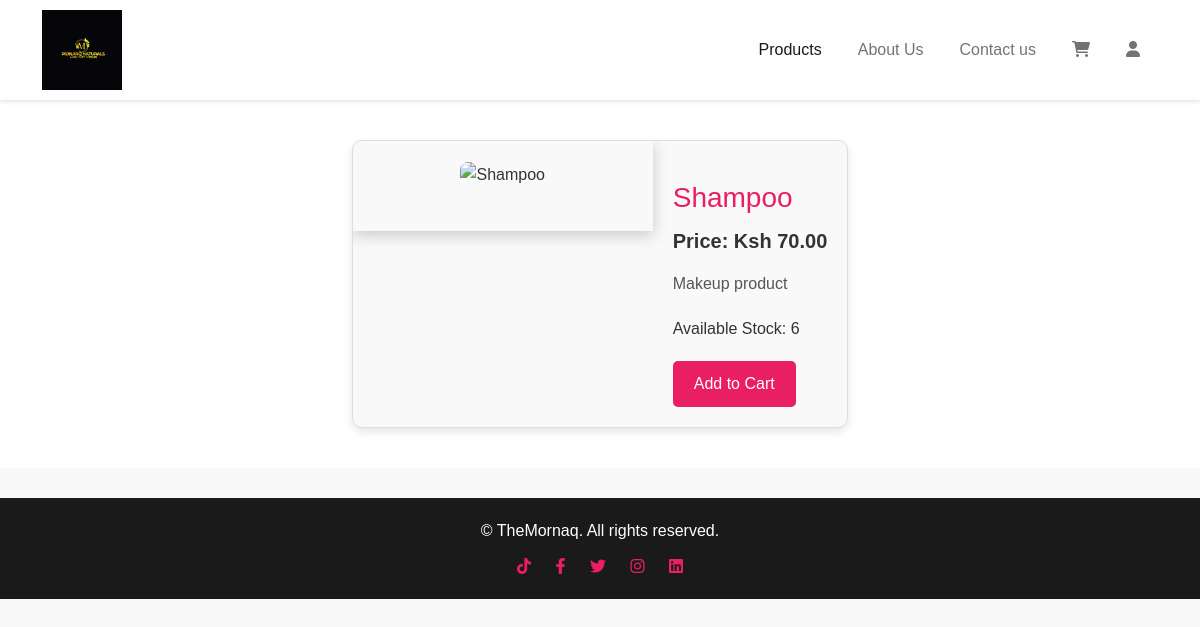
The page /product/9/ on the database its author committed.
### Estore/models.py (models this page shows, shortened)
class Product(models.Model):
    name = models.CharField(max_length=120)
    description = models.TextField()
    price = models.DecimalField(max_digits=10, decimal_places=2)
    stock = models.IntegerField()
    image = models.ImageField(upload_to='Estore/files/products_images')

### Estore/views.py (the view)
# urls.py: path('product/<int:product_id>/', views.product_detail, name='product_detail'),
def product_detail(request, product_id):
    product = get_object_or_404(Product, id=product_id)
    return render(request, 'product_detail.html', {'product': product})

### Estore/templates/product_detail.html
{% extends 'base.html' %}
{% block content %}
<section class="product-detail-section">
    <div class="product-detail-container">
        <div class="product-image">
            <img src="{{ product.image.url }}" alt="{{ product.name }}">
        </div>
        <div class="product-info">
            <h1>{{ product.name }}</h1>
            <p class="price">Price: Ksh {{ product.price }}</p>
            <p class="description">{{ product.description }}</p>
            <p class="stock">Available Stock: {{ product.stock }}</p>
            {% if product.stock > 0 %}
            <a href="{% url 'add_to_cart' product.id %}" class="btn">Add to Cart</a>
            {% else %}
            <p class="out-of-stock">Out of Stock</p>
            {% endif %}
        </div>
    </div>
</section>
{% endblock %}

### Estore/static/css/style.css (style rules this page uses)
* { margin: 0; padding: 0; }
body { font-family: 'Arial', sans-serif; line-height: 1.6; background-color: #f7eeee; color: #333; font-family: 'Segoe UI', Tahoma, Geneva, Verdana, sans-serif; }
.product-detail-section { padding: 40px 20px; background-color: #fff; display: flex; justify-content: center; }
.product-detail-container { display: flex; flex-wrap: wrap; max-width: 900px; background: #f9f9f9; border: 1px solid #ddd; border-radius: 10px; overflow: hidden; box-shadow: 0 4px 8px rgba(0, 0, 0, 0.1); }
.product-image { flex: 1; min-width: 300px; padding: 20px; text-align: center; }
.product-image img { max-width: 100%; border-radius: 8px; }
.product-info { flex: 2; padding: 20px; }
.product-info h1 { font-size: 28px; margin-bottom: 10px; color: #e91e63; }
.product-info .price { font-size: 20px; color: #333; font-weight: bold; margin-bottom: 15px; }
.product-info .description { margin-bottom: 20px; font-size: 16px; color: #555; line-height: 1.5; }
.product-info .stock { margin-bottom: 20px; font-size: 16px; color: #333; }
.product-info .btn { display: inline-block; background-color: #e91e63; color: #fff; padding: 10px 20px; border-radius: 5px; text-decoration: none; font-size: 16px; transition: background-color 0.3s ease; }
@media (min-width: 769px) { .product-detail-container { display: flex; flex-direction: row; align-items: flex-start; } }
@media (min-width: 769px) { .product-image { width: 40%; padding: 20px; } }
@media (min-width: 769px) { .product-info { width: 60%; padding: 20px; text-align: left; margin-top: 20px; } }
@media (min-width: 769px) { .product-info h1 { font-size: 28px; } }
@media (min-width: 769px) { .product-info .price { font-size: 20px; } }
@media (min-width: 769px) { .product-info .description { font-size: 16px; } }
@media (min-width: 769px) { .product-info .btn { font-size: 16px; padding: 10px 20px; } }
.product-image { width: 75px; height: 75px; object-fit: cover; box-shadow: 0 4px 15px rgba(0, 0, 0, 0.2); transition: all 0.3s ease; }
@media (min-width: 1024px) { .product-image { width: 90px; height: 90px; } }
body { font-family: 'Arial', sans-serif; background-color: #f9f9f9; color: #333; margin: 0; padding: 0; }
h1, h2 { margin: 0; padding: 0; }

### rows shown on the page
Product: name "Shampoo", price "70.00", description "Makeup product", stock "6"
